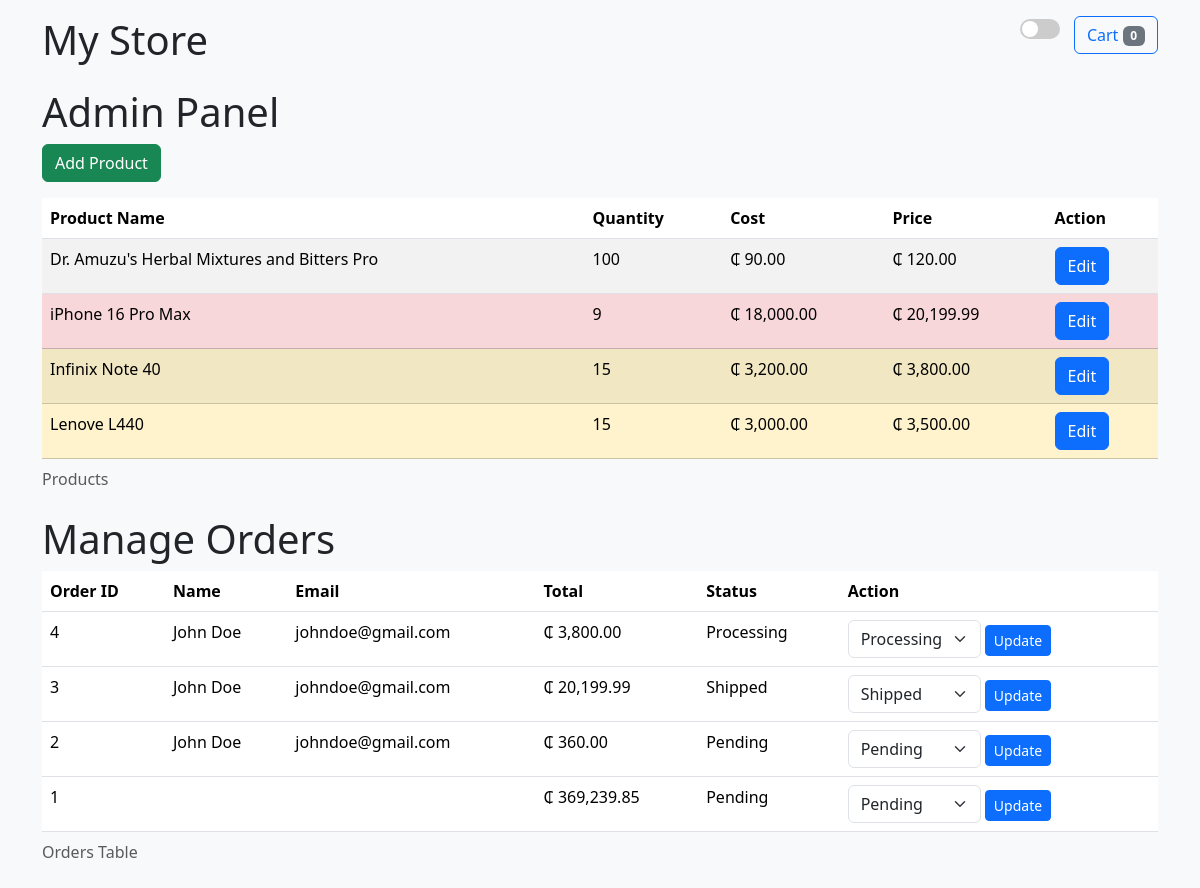
The app's page /admin/index.php with its own data.
### tables this page shows
CREATE TABLE `products` (
  `product_id` int(11) NOT NULL,
  `product_name` varchar(255) NOT NULL,
  `product_quantity` int(11) NOT NULL DEFAULT 1,
  `product_cost` decimal(7,2) NOT NULL,
  `product_price` decimal(7,2) NOT NULL,
  `product_picture` text DEFAULT NULL
);

CREATE TABLE `orders` (
  `order_id` int(11) NOT NULL,
  `billing_name` varchar(255) DEFAULT NULL,
  `billing_address` text DEFAULT NULL,
  `billing_email` varchar(255) DEFAULT NULL,
  `billing_phone` varchar(20) DEFAULT NULL,
  `order_total` decimal(10,2) DEFAULT NULL,
  `order_date` datetime DEFAULT current_timestamp(),
  `order_status` varchar(50) DEFAULT 'Pending'
);

### admin/index.php (the view, shortened to what this page needs)
<?php
include '../includes/db.php';
include '../includes/header.php';
$stmt = $pdo->query('SELECT * FROM products');
$products = $stmt->fetchAll();
$orders_stmt = $pdo->query('SELECT * FROM orders ORDER BY order_date DESC');
$orders = $orders_stmt->fetchAll();
?>
<main>
    <section>
        <h1>Admin Panel</h1>
        <button type="button" class="btn btn-success mb-3" data-bs-toggle="modal" data-bs-target="#addProductModal">
            Add Product
        </button>
        <table class="table table-striped">
            <caption>Products</caption>
            <thead>
                <tr>
                    <th>Product Name</th>
                    <th>Quantity</th>
                    <th>Cost</th>
                    <th>Price</th>
                    <th>Action</th>
                </tr>
            </thead>
            <tbody>
                <?php foreach ($products as $product):
                    $stockClass = $product['product_quantity'] < 10 ?
                        'table-danger' : ($product['product_quantity'] < 50 ? 'table-warning' : '');
                    ?>
                    <tr class="<?php echo $stockClass; ?>">
                        <td>
                            <?php echo htmlspecialchars($product['product_name']); ?>
                        </td>
                        <td>
                            <?php echo $product['product_quantity']; ?>
                        </td>
                        <td>₵
                            <?php echo number_format($product['product_cost'], 2); ?>
                        </td>
                        <td>₵
                            <?php echo number_format($product['product_price'], 2); ?>
                        </td>
                        <td>
                            <button type="button" class="btn btn-primary" data-bs-toggle="modal"
                                data-bs-target="#editProductModal"
                                data-bs-product-id="<?php echo $product['product_id']; ?>"
                                data-bs-product-name="<?php echo htmlspecialchars($product['product_name']); ?>"
                                data-bs-product-quantity="<?php echo $product['product_quantity']; ?>"
                                data-bs-product-cost="<?php echo $product['product_cost']; ?>"
                                data-bs-product-price="<?php echo $product['product_price']; ?>"
                                data-bs-product-image="<?php echo htmlspecialchars($product['product_picture']); ?>">
                                Edit
                            </button>
                        </td>
                    </tr>
                <?php endforeach; ?>
            </tbody>
        </table>
    </section>
    <section>
        <h1>Manage Orders</h1>
        <table class="table">
            <caption>Orders Table</caption>
            <thead>
                <tr>
                    <th>Order ID</th>
                    <th>Name</th>
                    <th>Email</th>
                    <th>Total</th>
                    <th>Status</th>
                    <th>Action</th>
                </tr>
            </thead>
            <tbody>
                <?php foreach ($orders as $order): ?>
                    <tr>
                        <td>
                            <?php echo htmlspecialchars($order['order_id']); ?>
                        </td>
                        <td>
                            <?php echo htmlspecialchars($order['billing_name']); ?>
                        </td>
                        <td>
                            <?php echo htmlspecialchars($order['billing_email']); ?>
                        </td>
                        <td>₵
                            <?php echo number_format($order['order_total'], 2); ?>
                        </td>
                        <td>
                            <?php echo htmlspecialchars($order['order_status']); ?>
                        </td>
                        <td>
                            <form method="post" action="update_order_status.php" style="display:inline;">
                                <select name="new_status" class="form-select" style="width: auto; display: inline-block;">
                                    <option value="Pending" <?php if ($order['order_status'] == 'Pending')
                                        echo 'selected'; ?>>Pending</option>
                                    <option value="Processing" <?php if ($order['order_status'] == 'Processing')
                                        echo 'selected'; ?>>Processing</option>
                                    <option value="Shipped" <?php if ($order['order_status'] == 'Shipped')
                                        echo 'selected'; ?>>Shipped</option>
                                </select>
                                <button type="submit" class="btn btn-sm btn-primary">Update</button>
                            </form>
                        </td>
                    </tr>
                <?php endforeach; ?>
            </tbody>
        </table>
    </section>
</main>
<?php include '../includes/footer.php'; ?>

### includes/header.php (shortened to what this page needs)
<?php
$totalItems = 0;
?>
<!DOCTYPE html>
<html lang="en">
<head>
    <link href="/my_store/bootstrap/css/bootstrap.min.css" rel="stylesheet">
</head>
<body class="bg-light text-dark">
    <div class="container">
        <header class="d-flex justify-content-between py-3">
            <h1>My Store</h1>
            <div>
                <label class="form-switch">
                    <span class="form-check-label"> </span>
                </label>
                <a href="/my_store/store/cart.php" class="btn btn-outline-primary">
                    Cart <span class="badge bg-secondary">
                        <?php echo $totalItems; ?>
                    </span>
                </a>
            </div>
        </header>

### includes/footer.php (shortened to what this page needs)
</div>
</body>
</html>

### includes/header.php (style rules this page uses)
body { transition: background-color 0.1s, color 0.1s; }
.form-switch { display: inline-flex; align-items: center; }
.form-switch .form-check-label { position: relative; display: inline-block; width: 40px; height: 20px; background-color: #ccc; border-radius: 20px; margin-right: 10px; transition: 0.3s; cursor: pointer; }
.form-switch .form-check-label::before { content: ''; position: absolute; top: 2px; left: 2px; width: 16px; height: 16px; background-color: white; border-radius: 50%; transition: 0.3s; }

### records on screen
products: product_name "Dr. Amuzu's Herbal Mixtures and Bitters Pro", product_quantity "100", product_cost "90.00", product_price "120.00"
products: product_name "iPhone 16 Pro Max", product_quantity "9", product_cost "18,000.00", product_price "20,199.99"
products: product_name "Infinix Note 40", product_quantity "15", product_cost "3,200.00", product_price "3,800.00"
products: product_name "Lenove L440", product_quantity "15", product_cost "3,000.00", product_price "3,500.00"
orders: order_id "4", billing_name "John Doe", billing_email "johndoe@gmail.com", order_total "3,800.00", order_status "Processing", new_status "Processing"
orders: order_id "3", billing_name "John Doe", billing_email "johndoe@gmail.com", order_total "20,199.99", order_status "Shipped", new_status "Shipped"
orders: order_id "2", billing_name "John Doe", billing_email "johndoe@gmail.com", order_total "360.00", order_status "Pending", new_status "Pending"
orders: order_id "1", order_total "369,239.85", order_status "Pending", new_status "Pending"

### other values on screen
$totalItems "0"
